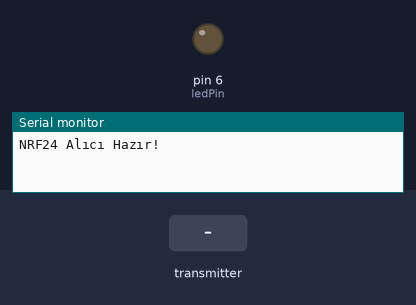
A sketch run on a simulated Arduino Uno, built with avr-gcc and run on an emulated ATmega328P. Shown: output pins drawn as LEDs (lit = HIGH), the last lines printed to the serial monitor. Inputs (shaded band) come from the test bench. No radio packets arrive unless stated.

Above: at 1.2 s.
1.3 s: the transmitter starts sending receivedData = 1
At 1.8 s:
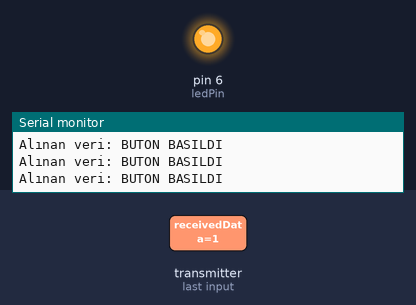
2.8 s: the transmitter starts sending receivedData = 0
At 3.2 s:
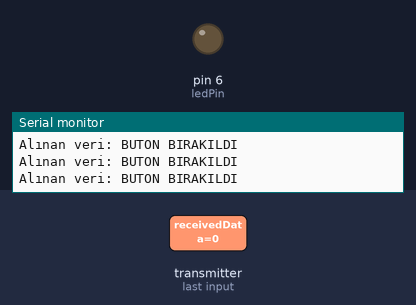
Timing chart, 0 to 5.8 s (numbered marks = the images above; inputs shaded):
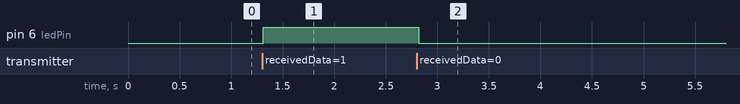

The sketch:

034NRF_Receiver.ino
```cpp
#include <SPI.h>
#include <RF24.h>

// Pin tanımlamaları / Pin definitions
RF24 nrf(9, 10);  // CE: 9, CSN: 10
const byte address[6] = "00001";  // Haberleşme adresi (vericiyle aynı olmalı) / Communication address (must match transmitter)

// Değişkenler / Variables
bool receivedData = false;  // Alınan veri / Received data
int ledPin = 6;            // LED pini / LED pin

void setup() {
  // Pin ayarları / Pin configurations
  pinMode(ledPin, OUTPUT);  // LED çıkışı / LED output

  // NRF24 başlatma / NRF24 initialization
  nrf.begin();
  nrf.openReadingPipe(0, address);  // Veri alma adresi / Receiving address
  nrf.setPALevel(RF24_PA_MIN);      // Güç seviyesi (vericiyle aynı olmalı) / Power level (must match transmitter)
  nrf.startListening();             // Alıcı modu / Receiver mode

  Serial.begin(9600);               // Seri haberleşme başlat / Start serial communication
  Serial.println("NRF24 Alıcı Hazır!"); // NRF24 Receiver Ready!
}

void loop() {
  // Veri kontrolü / Data check
  if (nrf.available()) {
    nrf.read(&receivedData, sizeof(receivedData));  // Veriyi oku / Read data

    // LED kontrolü / LED control
    digitalWrite(ledPin, receivedData ? HIGH : LOW);

    // Seri porta durum yazdır / Print status to serial
    Serial.print("Alınan veri: ");
    Serial.println(receivedData ? "BUTON BASILDI" : "BUTON BIRAKILDI");
  }

  delay(100);  // Küçük bir gecikme / Small delay
}
```

Measured:
- after the input at 1.3 s, pin 6 (ledPin): LOW → HIGH at once
- after the input at 2.8 s, pin 6 (ledPin): HIGH → LOW at once
